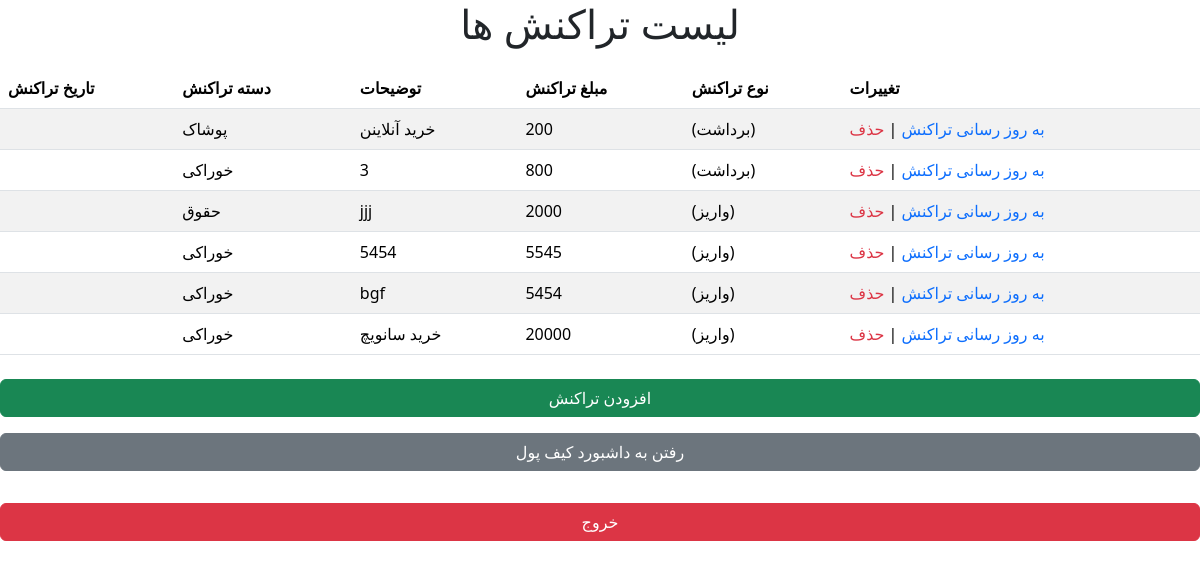
The page /transactions/list/ (signed in) on the database as committed earlier.
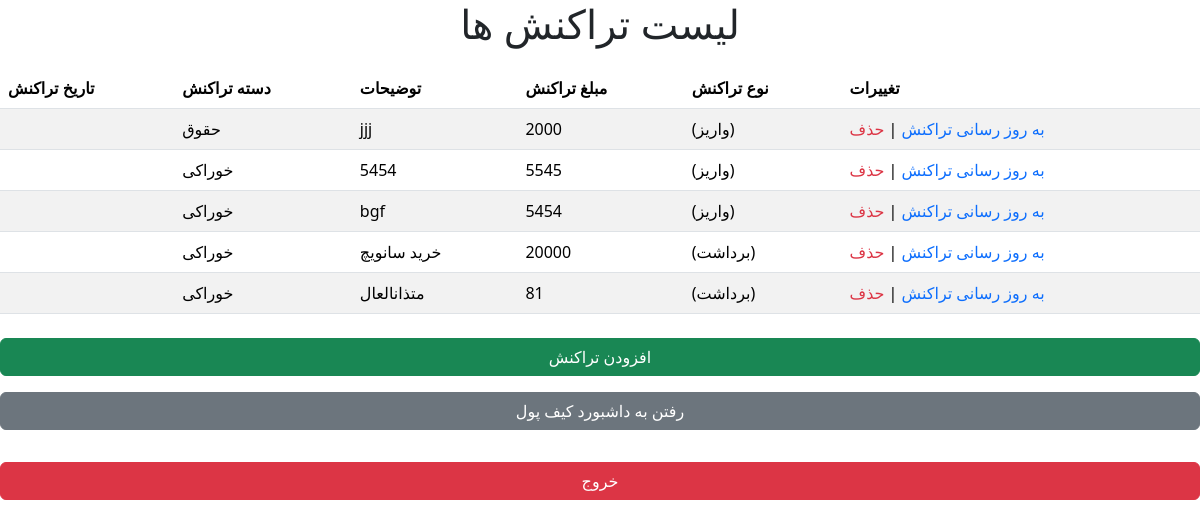
The same page on the database as committed later.
### transactions/models.py (models this page shows, shortened)
class Transaction(models.Model):
    TRANSACTION_TYPE_CHOICES = [
        ('deposit', 'واریز'),
        ('withdraw', 'برداشت'),
    ]
    wallet=models.ForeignKey(Wallet, on_delete=models.CASCADE)
    amount=models.BigIntegerField()
    category = models.ForeignKey(Category, on_delete=models.SET_NULL, null=True)
    description = models.CharField(max_length=255)
    date = models.DateField(auto_now_add=True)
    def display_amount(self):
        return abs(self.amount)
    def jalali_date(self):
        return jdatetime.date.fromgregorian(date=self.date)

class Category(models.Model):
    name = models.CharField(max_length=100)
    def __str__(self):
        return self.name

### transactions/views.py (the view)
# urls.py: path('list/',views.transactions_list, name='transaction_list'),
@login_required
def transactions_list(request):
    transactions = Transaction.objects.filter(wallet__user=request.user)
    return render(request, 'transactions/transaction_list.html', {'transactions': transactions})

### templates/transactions/transaction_list.html (shortened to what this page needs)
<!DOCTYPE html>
<html lang="fa">
<head>
    <link href="https://cdn.jsdelivr.net/npm/bootstrap@5.3.3/dist/css/bootstrap.min.css" rel="stylesheet">
</head>
<body>
    <h1
     style="margin-bottom:20px;
    display:flex;
    justify-content: center;
    width: 100%;"
    >لیست تراکنش ها</h1>
    <table class="table table-striped">
        <thead>
            <tr>
                <th>تاریخ تراکنش</th>
                <th>دسته تراکنش</th>
                <th>توضیحات</th>
                <th>مبلغ تراکنش</th>
                <th>نوع تراکنش</th>
                <th>تغییرات</th>
            </tr>
        </thead>
        <tbody>
            {% for transaction in transactions %}
            <tr>
                <td>{{ transaction.jalali_date }}</td>
                <td>{{ transaction.category }}</td>
                <td>{{ transaction.description }}</td>
                <td>{{ transaction.display_amount }}</td>
                <td>
                    {% if transaction.amount < 0 %}
                        (برداشت)
                    {% else %}
                        (واریز)
                    {% endif %}
                </td>
                <td>
                    <a href="{% url 'update_transaction' transaction.id %}" class="text-decoration-none text-primary">به روز رسانی تراکنش</a> |
                    <a href="{% url 'delete_transaction' transaction.id %}" class="text-decoration-none text-danger">حذف</a>
                </td>
            </tr>
            {% endfor %}
        </tbody>
    </table>
    <div class="d-grid gap-3 mt-4">
        <a href="{% url 'add_transaction' %}" class="btn btn-success">افزودن تراکنش</a>
        <a href="{% url 'wallet_dashboard' %}" class="btn btn-secondary">رفتن به داشبورد کیف پول</a>
        <form action="{% url 'logout' %}" method="post" class="mt-3">
            <button type="submit" class="btn btn-danger w-100">خروج</button>
        </form>
    </div>
</body>
</html>

Rows that differ between the two databases and show on the page:
removed Transaction: shows "(برداشت)"
removed Transaction: shows "(برداشت)"
changed Transaction "خرید سانویچ": amount "(واریز)" → "(برداشت)"
added Transaction: shows "(برداشت)"
